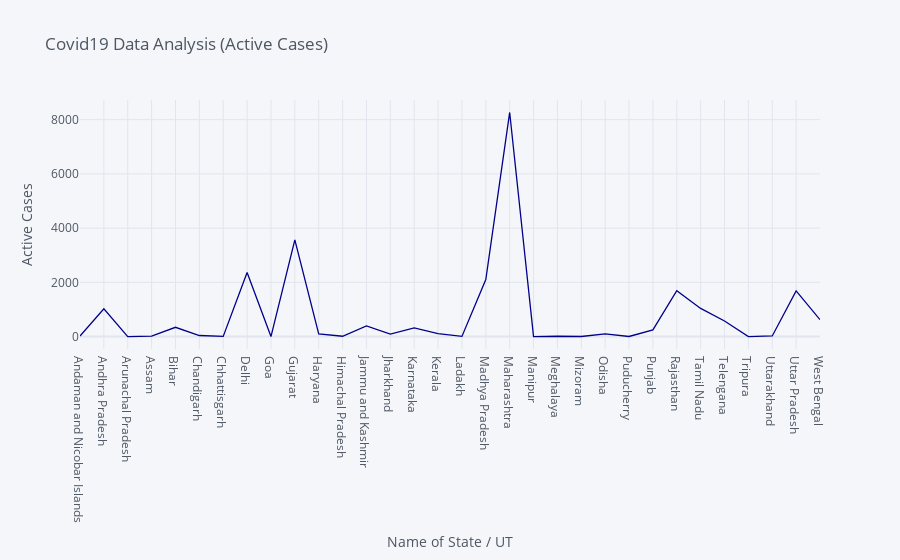

Notebook code cell kept with this figure:
### Code cell
#without markers
df.iplot(kind='scatter',x='Name of State / UT',y='Active Cases',xTitle='Name of State / UT', yTitle='Active Cases',title='Covid19 Data Analysis (Active Cases)', colors='darkblue')

### Figure 1 — Plotly figure (JSON) as saved in the notebook; plotly's stock layout.template omitted (floating-point values rounded to 4 significant figures)
{"data": [{"line": {"color": "rgba(0, 0, 139, 1.0)", "dash": "solid", "shape": "linear", "width": 1.3}, "mode": "lines", "name": "Active Cases", "text": "", "type": "scatter", "x": ["Andaman and Nicobar Islands", "Andhra Pradesh", "Arunachal Pradesh", "Assam", "Bihar", "Chandigarh", "Chhattisgarh", "Delhi", "Goa", "Gujarat", "Haryana", "Himachal Pradesh", "Jammu and Kashmir", "Jharkhand", "Karnataka", "Kerala", "Ladakh", "Madhya Pradesh", "Maharashtra", "Manipur", "Meghalaya", "Mizoram", "Odisha", "Puducherry", "Punjab", "Rajasthan", "Tamil Nadu", "Telengana", "Tripura", "Uttarakhand", "Uttar Pradesh", "West Bengal"], "y": [17, 1027, 0, 12, 342, 39, 4, 2362, 0, 3568, 101, 11, 390, 88, 319, 110, 6, 2100, 8266, 0, 11, 1, 101, 3, 248, 1690, 1038, 572, 0, 21, 1685, 623]}], "layout": {"legend": {"bgcolor": "#F5F6F9", "font": {"color": "#4D5663"}}, "paper_bgcolor": "#F5F6F9", "plot_bgcolor": "#F5F6F9", "title": {"font": {"color": "#4D5663"}, "text": "Covid19 Data Analysis (Active Cases)"}, "xaxis": {"gridcolor": "#E1E5ED", "showgrid": true, "tickfont": {"color": "#4D5663"}, "title": {"font": {"color": "#4D5663"}, "text": "Name of State / UT"}, "zerolinecolor": "#E1E5ED"}, "yaxis": {"gridcolor": "#E1E5ED", "showgrid": true, "tickfont": {"color": "#4D5663"}, "title": {"font": {"color": "#4D5663"}, "text": "Active Cases"}, "zerolinecolor": "#E1E5ED"}}}
